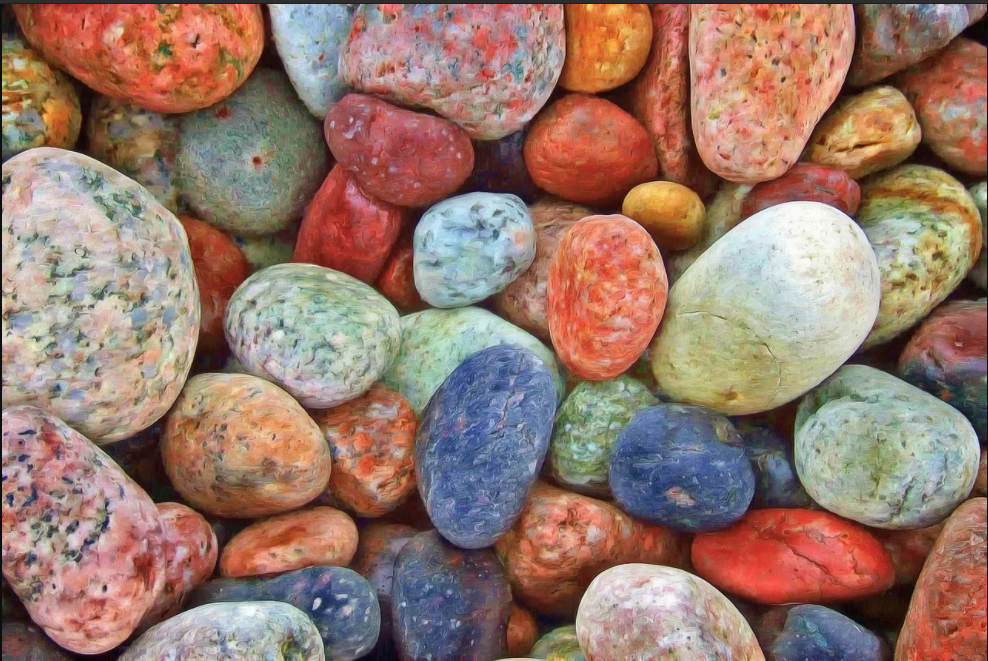
#> input picture image/image6.PNG, 988 x 661 px
$ jupyter execute color-detection.ipynb
#> lines starting #> are read from the running program, lines starting #| are printed output that depends on the picture
[cell 1]
#importing dependancies to create an environment
import cv2
import pandas as pd

[cell 2]
#loading both test image and csv file containing color data
img_path = './image/image6.PNG'
csv_path = 'colors.csv'

[cell 3]
#Reading CSV_file using Pandas and giving names to each column in our dataset:
index = ['color', 'color_name', 'hex', 'R', 'G', 'B']

#dataset does not have a header. we are passing a custom list of integers as a header.
df = pd.read_csv(csv_path, names=index, header=None)
#> (reads colors.csv from the repository)

[cell 4]
#reading image
img = cv2.imread(img_path)
#> img is the input picture: shape (661, 988, 3); mean B, G, R 107.5, 120.2, 150.5
img = cv2.resize(img, (1280,720))
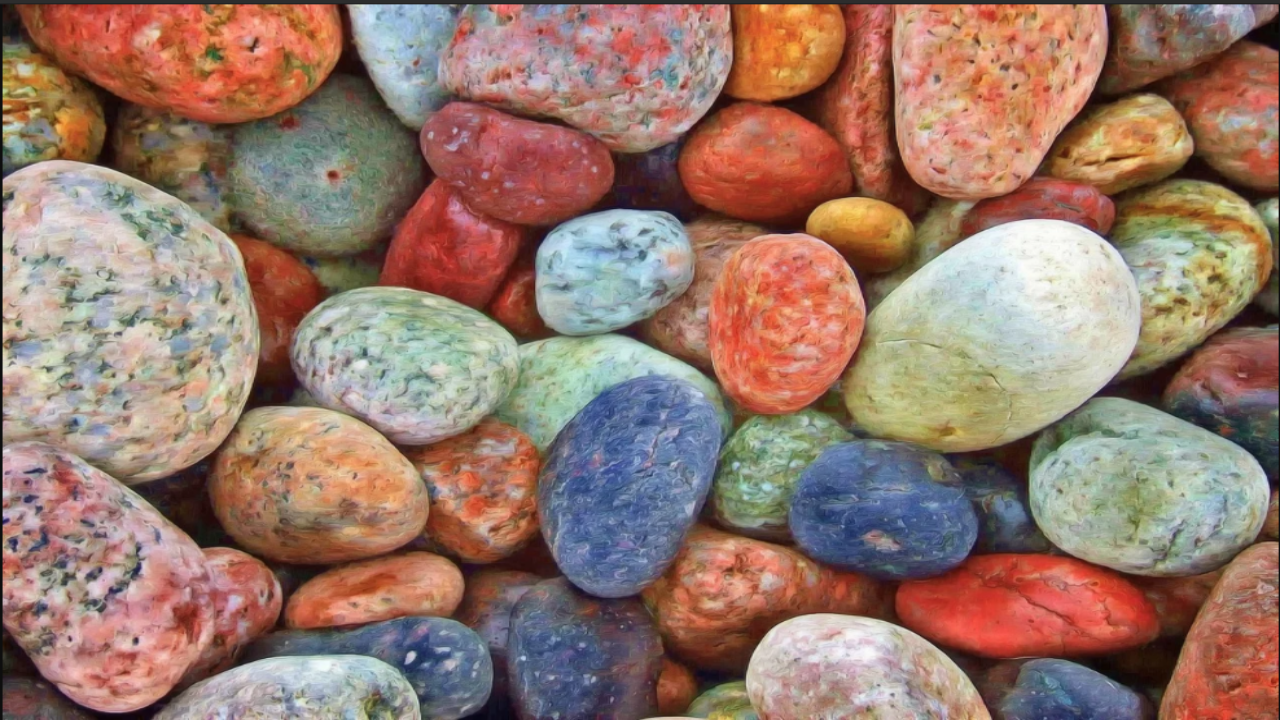
#> img: shape (720, 1280, 3); mean B, G, R 107.3, 120.1, 150.3

[cell 5]
#Function to calculate minimum distance between image color and all colors in our 'dataset'.And return the most matching color :
def get_color_name(R,G,B):
    minimum = 1000 # minimum threshold of intensity
    for i in range(len(df)):
        # getting intensity value from image
        d = abs(R - int(df.loc[i,'R'])) + abs(G - int(df.loc[i,'G'])) + abs(B - int(df.loc[i,'B']))
        if d <= minimum:
            minimum = d
            cname = df.loc[i, 'color_name'] # getting color name if intensity is less than threshold
    return cname

[cell 6]
#setting status as false unless Mouse move
clicked = False

#getting R, G & B data from mouse cursor position on X-Y Plane
r = g = b = xpos = ypos = 0

# Function to draw mouse cursor for easy navigation and to get (x,y) coordinates to Extract BGR range of colors :

def draw_function(event, x, y, flags, params):
    if event == cv2.EVENT_MOUSEMOVE:
        global b, g, r, xpos, ypos, clicked
    clicked = True
    xpos = x
    ypos = y
    b,g,r = img[y,x]
    b = int(b)
    g = int(g)
    r = int(r)

[cell 7]
cv2.namedWindow('image')
cv2.setMouseCallback('image', draw_function)

[cell 8]
# Function to draw the results. Which shows that which color name is in the particular Area of the image:
while True:
    cv2.imshow('image', img)
    if clicked:
        cv2.rectangle(img, (20,20), (600,80), (b,g,r), -1)
        text = get_color_name(r,g,b) + ' R=' + str(r) + ' G=' + str(g) + ' B=' + str(b)
        cv2.putText(img, text, (50,50), 2,0.8, (255,255,255),2,cv2.LINE_AA)
        if r+g+b >=600:
            cv2.putText(img, text, (50,50), 2,0.8, (0,0,0),2,cv2.LINE_AA)
    if cv2.waitKey(20) & 0xFF == 27:
#> (key Esc is pressed here)
